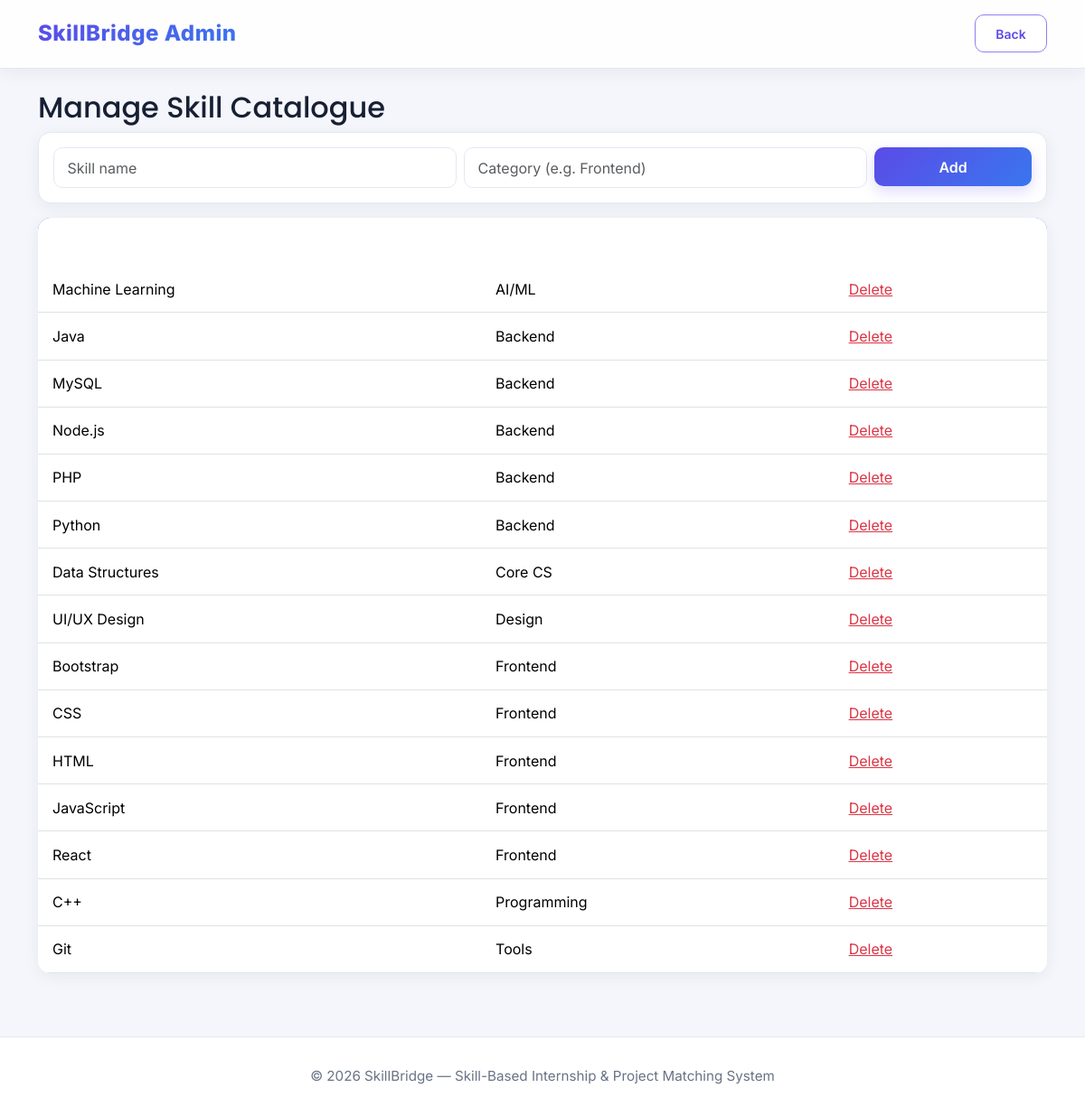
Page /admin/skills.php (signed in) on the committed database.
### tables this page shows
CREATE TABLE skills (
    id INT AUTO_INCREMENT PRIMARY KEY,
    skill_name VARCHAR(100) UNIQUE NOT NULL,
    category VARCHAR(100) DEFAULT 'General'
);

### admin/skills.php (the view, shortened to what this page needs)
<?php
require_once '../config/database.php';
$skills = $conn->query("SELECT * FROM skills ORDER BY category, skill_name");
include '../includes/header.php';
?>
<nav class="navbar sb-navbar"><div class="container"><span class="navbar-brand sb-brand">SkillBridge Admin</span>
<a href="dashboard.php" class="btn sb-btn-outline btn-sm">Back</a></div></nav>
<div class="container py-4">
  <h2>Manage Skill Catalogue</h2>
  <div class="sb-card p-3 mb-3">
    <form method="POST" class="row g-2">
      <div class="col-md-5"><input name="skill_name" class="form-control" placeholder="Skill name" required></div>
      <div class="col-md-5"><input name="category" class="form-control" placeholder="Category (e.g. Frontend)"></div>
      <div class="col-md-2"><button class="btn sb-btn-primary w-100">Add</button></div>
    </form>
  </div>
  <table class="table sb-table">
    <thead><tr><th>Skill</th><th>Category</th><th></th></tr></thead>
    <tbody>
    <?php while ($s = $skills->fetch_assoc()): ?>
      <tr>
        <td><?php echo htmlspecialchars($s['skill_name']); ?></td>
        <td><?php echo htmlspecialchars($s['category']); ?></td>
        <td><a href="?delete=<?php echo $s['id']; ?>" class="text-danger" onclick="return confirm('Delete skill?')">Delete</a></td>
      </tr>
    <?php endwhile; ?>
    </tbody>
  </table>
</div>
<?php include '../includes/footer.php'; ?>

### assets/css/style.css (style rules this page uses)
:root { --sb-primary: #6d28f5; --sb-primary-dark: #4c1dbf; --sb-secondary: #ff7a59; --sb-accent: #00d4b8; --sb-bg: #f5f6fb; --sb-text: #1c2333; --sb-muted: #6b7280; --sb-border: #e6e4fb; --sb-gradient: linear-gradient(135deg, #6d28f5 0%, #a855f7 50%, #ff7a59 100%); --sb-gradient-soft: linear-gradient(135deg, rgba(109,40,245,.08), rgba(255,122,89,.08)); --sb-shadow-sm: 0 2px 10px rgba(35, 20, 90, .06); --sb-shadow-md: 0 10px 30px rgba(35, 20, 90, .10); --sb-shadow-lg: 0 20px 45px rgba(35, 20, 90, .16); --sb-radius: 16px; }
* { scroll-behavior: smooth; }
body { background: radial-gradient(1200px 500px at 100% -10%, rgba(109,40,245,.08), transparent 60%), radial-gradient(900px 400px at -10% 20%, rgba(0,212,184,.08), transparent 55%), var(--sb-bg); color: var(--sb-text); font-family: 'Inter', 'Segoe UI', Arial, sans-serif; min-height: 100vh; }
h1, h2, h3, h4, h5, h6 { font-family: 'Poppins', 'Segoe UI', Arial, sans-serif; }
a { transition: color .2s ease; }
.sb-navbar { background: rgba(255, 255, 255, .85); backdrop-filter: blur(10px); -webkit-backdrop-filter: blur(10px); border-bottom: 1px solid var(--sb-border); padding: .9rem 0; position: sticky; top: 0; z-index: 1030; box-shadow: var(--sb-shadow-sm); }
.sb-brand { font-weight: 800 !important; font-size: 1.5rem; background: var(--sb-gradient); -webkit-background-clip: text; background-clip: text; -webkit-text-fill-color: transparent; letter-spacing: .5px; }
.sb-card { background: #fff; border: 1px solid var(--sb-border); border-radius: var(--sb-radius); box-shadow: var(--sb-shadow-sm); transition: transform .25s ease, box-shadow .25s ease, border-color .25s ease; position: relative; overflow: hidden; }
.sb-card::before { content: ""; position: absolute; top: 0; left: 0; right: 0; height: 4px; background: var(--sb-gradient); opacity: 0; transition: opacity .25s ease; }
.sb-btn-primary { background: var(--sb-gradient); background-size: 160% 160%; color: #fff; border: none; font-weight: 600; padding: .6rem 1.4rem; border-radius: 10px; box-shadow: 0 6px 16px rgba(109,40,245,.28); transition: all .25s ease; }
.sb-btn-outline { background: #fff; color: var(--sb-primary); border: 1.5px solid var(--sb-primary); font-weight: 600; padding: .6rem 1.4rem; border-radius: 10px; transition: all .25s ease; }
.sb-table { background: #fff; border-radius: var(--sb-radius); overflow: hidden; box-shadow: var(--sb-shadow-sm); }
.sb-table thead { background: var(--sb-gradient); }
.sb-table thead th { color: #fff !important; font-weight: 600; border: none !important; padding: .9rem 1rem; }
.sb-table tbody tr { transition: background .2s ease; }
.sb-table tbody td { padding: .85rem 1rem; vertical-align: middle; }
.form-control, .form-select { border-radius: 10px; border: 1.5px solid var(--sb-border); padding: .6rem .9rem; transition: border-color .2s ease, box-shadow .2s ease; }
:root { --sb-primary: #5b4be7; --sb-primary-dark: #4032b8; --sb-accent: #2a9df4; --sb-bg: #f4f6fb; --sb-text: #172033; --sb-muted: #697386; --sb-border: #e4e8f1; --sb-sidebar: #10172a; --sb-sidebar-muted: #9ba6bd; --sb-shadow-sm: 0 4px 18px rgba(24, 35, 58, .06); --sb-shadow-md: 0 14px 36px rgba(24, 35, 58, .10); --sb-gradient: linear-gradient(135deg, #5b4be7 0%, #3976ee 100%); --sb-gradient-soft: linear-gradient(135deg, rgba(91,75,231,.08), rgba(57,118,238,.06)); --sb-radius: 14px; }
body { background: var(--sb-bg); color: var(--sb-text); }
.sb-card { border-color:var(--sb-border); border-radius:14px; box-shadow:var(--sb-shadow-sm); }
.sb-btn-primary { background:var(--sb-gradient); box-shadow:0 6px 16px rgba(91,75,231,.20); }
.sb-btn-outline { color:var(--sb-primary); border-color:#8c82ed; }

### rows in the picture
skills: skill_name "Machine Learning", category "AI/ML"
skills: skill_name "Java", category "Backend"
skills: skill_name "MySQL", category "Backend"
skills: skill_name "Node.js", category "Backend"
skills: skill_name "PHP", category "Backend"
skills: skill_name "Python", category "Backend"
skills: skill_name "Data Structures", category "Core CS"
skills: skill_name "UI/UX Design", category "Design"
skills: skill_name "Bootstrap", category "Frontend"
skills: skill_name "CSS", category "Frontend"
skills: skill_name "HTML", category "Frontend"
skills: skill_name "JavaScript", category "Frontend"
skills: skill_name "React", category "Frontend"
skills: skill_name "C++", category "Programming"
skills: skill_name "Git", category "Tools"
